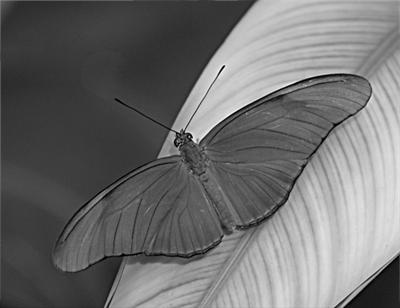
#> input picture 0521/p06_邊緣檢測/other/img6/img.jpg, 400 x 308 px
$ python 07_laplacian.py
#> lines starting #> are read from the running program, lines starting #| are printed output that depends on the picture; after the words box and inside, x2 and y2 are one past the last pixel; in counts of white or black regions, pixels touching at a corner belong together
# -*- coding: utf-8 -*-
import numpy as np
from scipy import signal
import cv2
import math
from gaussBlur import gaussBlur#高斯平滑
'''
    laplacian 邊緣檢測演算法:
    laplacian(image,_boundary='fill',_fillvalue=0)
    其中：邊緣處理的方式_boundary包括：'symm','wrap','fill',
    且當__boundary='fill'時，填充值默認為零_fillvalue=0
'''
def laplacian(image,_boundary='fill',_fillvalue=0):
    #拉普拉斯卷積核
    #laplacianKernel = np.array([[0,-1,0],[-1,4,-1],[0,-1,0]],np.float32)
    laplacianKernel = np.array([[-1,-1,-1],[-1,8,-1],[-1,-1,-1]],np.float32)
    #圖像矩陣和拉普拉斯運算元卷積
    i_conv_lap = signal.convolve2d(image,laplacianKernel,mode='same',boundary = _boundary,fillvalue=_fillvalue)
    return i_conv_lap


image = cv2.imread('img6/img.jpg',cv2.IMREAD_GRAYSCALE)
#> image is the input picture: shape (308, 400); min 0, max 250, mean 110.5
cv2.imshow("image.jpg",image)
cv2.imwrite("image.jpg",image)
# ----- 第一種情形 ------
#圖像矩陣和拉普拉斯核進行卷積，然後進行閾值處理
i_conv_lap = laplacian(image,'symm')
#> in laplacian, `i_conv_lap = signal.convolve2d(image,laplacianKernel,mode='same',bound..`:
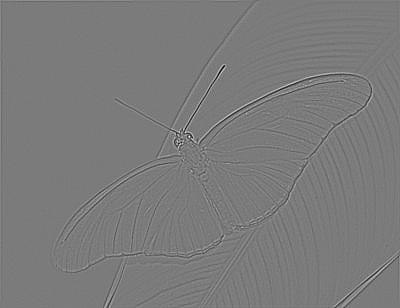
#> i_conv_lap: shape (308, 400) float32; min -851, max 908, mean 0; drawn with min black and max white
i_conv_lap_copy = np.copy(i_conv_lap)
#i_conv_lap_copy[i_conv_lap_copy>0] = 255
#i_conv_lap_copy[i_conv_lap_copy<=0] = 150
i_conv_lap_copy = np.abs(i_conv_lap_copy)
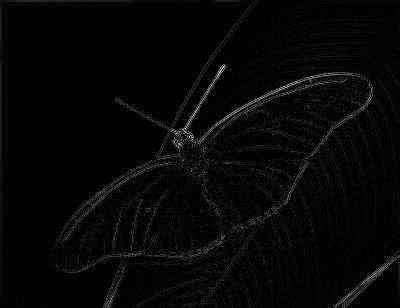
#> i_conv_lap_copy: shape (308, 400) float32; min 0, max 908, mean 25; drawn with min black and max white
i_conv_lap_copy += 125
i_conv_lap_copy[i_conv_lap_copy>255]=255
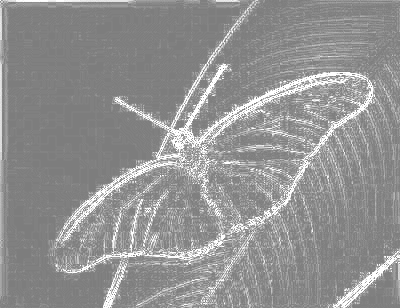
#> i_conv_lap_copy: shape (308, 400) float32; min 125, max 255, mean 146.6
i_conv_lap_copy = i_conv_lap_copy.astype(np.uint8)
cv2.imshow("i_conv_lap",i_conv_lap_copy)
cv2.imwrite("i_cov_lap.jpg",i_conv_lap_copy)
#第五種情形

# ---- 第二種情形 ------
#對卷積結果取絕對值
i_conv_lap_abs = np.abs(i_conv_lap)
i_conv_lap_abs = np.round(i_conv_lap_abs)
i_conv_lap_abs[i_conv_lap_abs>255]=255
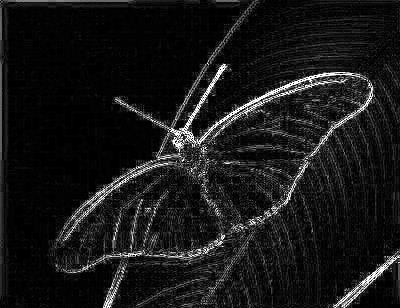
#> i_conv_lap_abs: shape (308, 400) float32; 1% of pixels changed, all inside (x1, y1, x2, y2) = (65, 63, 399, 308)
i_conv_lap_abs = i_conv_lap_abs.astype(np.uint8)
cv2.imshow("i_conv_lap_abs",i_conv_lap_abs)
#cv2.imwrite("i_cov_lap_abs.jpg",i_conv_lap_abs)

#圖像抽象化
#> (the run stopped early here; a loop or call above may not have finished)

$ run again, with 0521/p06_邊緣檢測/other/img6/castle.jpg copied over 0521/p06_邊緣檢測/other/img6/img.jpg
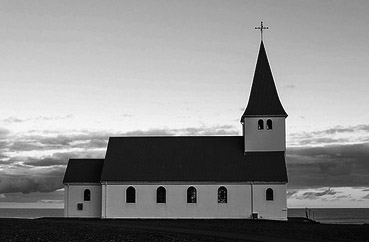
#> input picture 0521/p06_邊緣檢測/other/img6/castle.jpg, 369 x 242 px
#> image is the input picture: shape (242, 369); min 0, max 255, mean 140
#> `i_conv_lap_copy[i_conv_lap_copy>255]=255`:
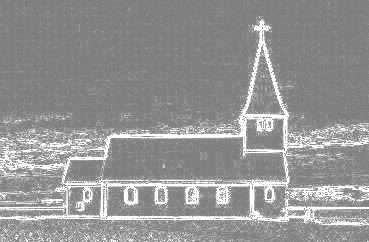
#> i_conv_lap_copy: shape (242, 369) float32; min 125, max 255, mean 147.9
#> `i_conv_lap_abs[i_conv_lap_abs>255]=255`:
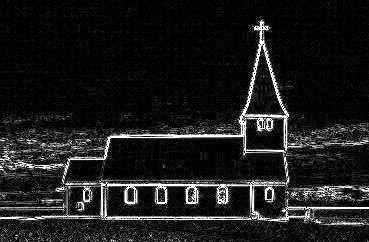
#> i_conv_lap_abs: shape (242, 369) float32; min 0, max 255, mean 28

$ run again, with 0521/p06_邊緣檢測/other/img6/flower.jpg copied over 0521/p06_邊緣檢測/other/img6/img.jpg
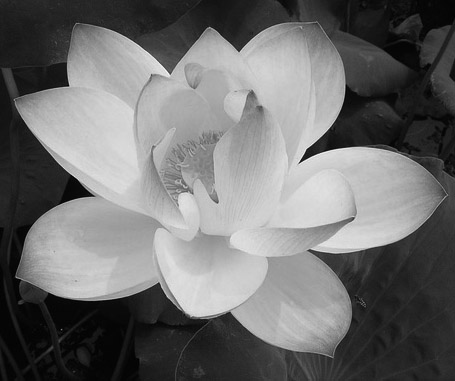
#> input picture 0521/p06_邊緣檢測/other/img6/flower.jpg, 455 x 381 px
#> image is the input picture: shape (381, 455); min 0, max 248, mean 110
#> `i_conv_lap_copy[i_conv_lap_copy>255]=255`:
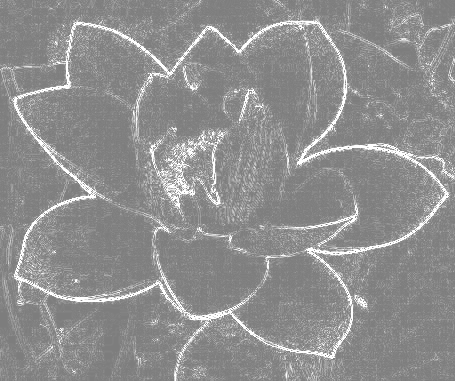
#> i_conv_lap_copy: shape (381, 455) float32; min 125, max 255, mean 143.2
#> `i_conv_lap_abs[i_conv_lap_abs>255]=255`:
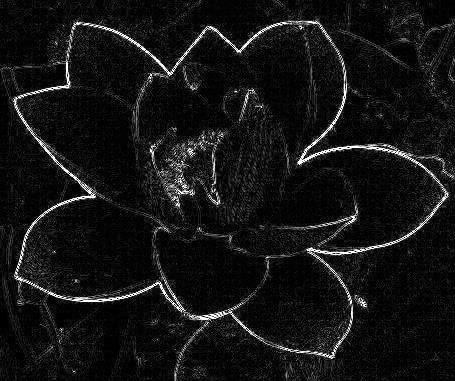
#> i_conv_lap_abs: shape (381, 455) float32; min 0, max 255, mean 20.5
